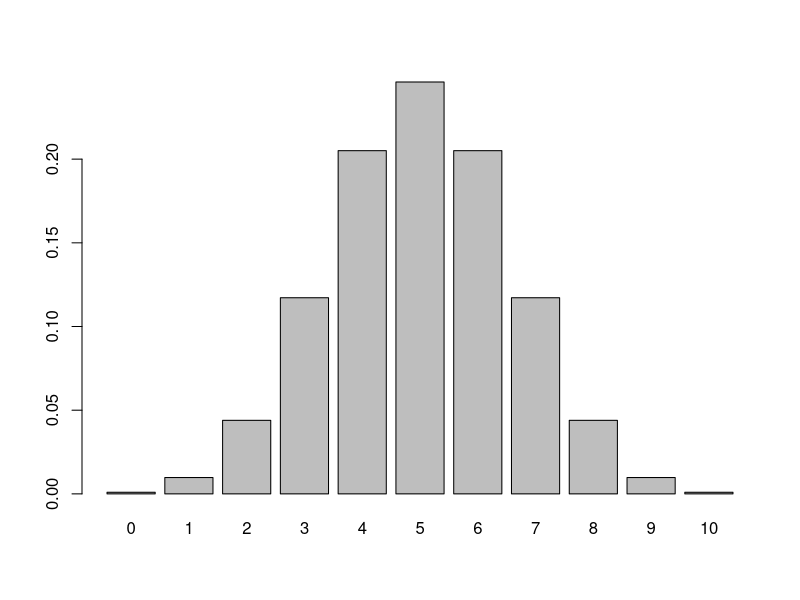

Generate this figure with R:
## simulating datasets
# when testing statistical analysis it can be very useful to generate
# different datasets. This is some examples of how to do this in R

# GENERATE samples
# generate a normally distributed dataset
rnorm(n = 94, mean = 170, sd = 10) 

# randomly select values from a predefined list
# Very useful for simulating data from a questionaire
sex <- sample(c('M','F'), 94, replace = TRUE) 

# replace = true means that each value can be choosen more than once


## GENERATE DISTRIBUTIONS
# generate a Binomial distribution 
x = 0:10
y = dbinom(x, size = 10, prob = 0.5)
#plot(x, y, type = 'h')

barplot(y, names.arg = x )
